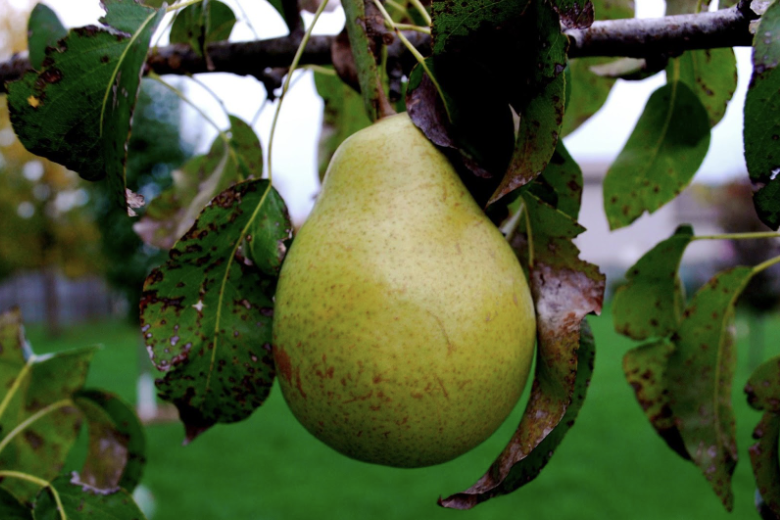
#> input picture images/pair-color.png, 780 x 520 px
$ jupyter execute examples-edges-and-contour.ipynb   (older library calls are emulated)
#> lines starting #> are read from the running program, lines starting #| are printed output that depends on the picture
[cell 1]
import numpy as np
import cv2
from matplotlib import pyplot as plt

[cell 2]
def imshow(img, title=""):
    plt.figure(figsize=(8, 8))
    plt.imshow(img, cmap="gray", interpolation="lanczos")
    _ = plt.yticks([])
    _ = plt.xticks([])
    plt.title(title, fontsize=20)

# Image derivative examples with continuous derivative

[cell 3]
from numpy.fft import fft2, ifft2, fftshift

# Example Box
img_box = np.ones((520, 780), dtype=np.uint8) * 255
img_box[128:(520-128), 256:(780-256)] = 0
imshow(img_box, "Original image")

N = img_box.shape[1]
k = np.array(
    list(range(0, N//2)) +
    list(range(-(N//2), 0))
)
img_dx = np.real(ifft2(1.0j * (2 * np.pi / N) * k[None] * fft2(img_box)))
imshow(img_dx, "Dx")

N = img_box.shape[0]
k = np.array(
    list(range(0, N//2)) +
    list(range(-(N//2), 0))
)
img_dy = np.real(ifft2(1.0j * (2 * np.pi / N) * k[..., None] * fft2(img_box)))
imshow(img_dy, "Dy")
img_mag = np.sqrt(img_dx**2 + img_dy**2)
imshow(img_mag, "Magnitude")
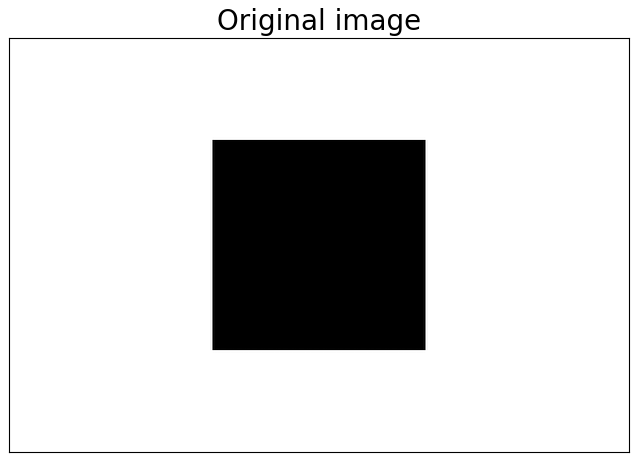
#> figure drawn by matplotlib, 1 panel
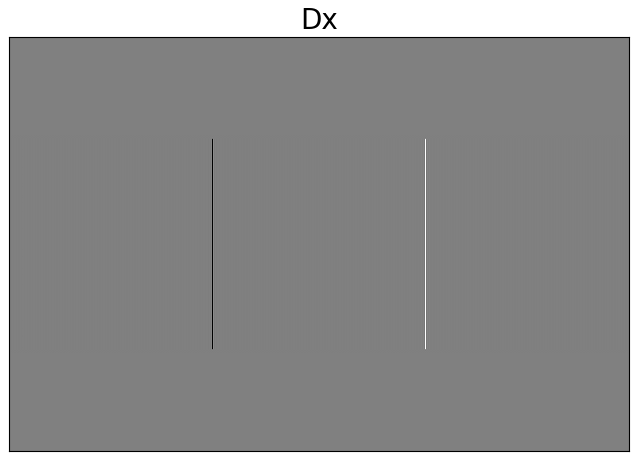
#> figure drawn by matplotlib, 1 panel

# Image derivative examples with discrete derivative

[cell 4]
# The derivative filters (flipped to use correlation)
dx_filter = np.array([
    [0, 0, 0],
    [0, -1, 1],
    [0, 0, 0],
])
dy_filter = np.array([
    [0, 1, 0],
    [0, -1, 0],
    [0, 0, 0],
])

[cell 5]
# Example Box
img_box = np.ones((520, 780), dtype=np.uint8) * 255
img_box[128:(520-128), 256:(780-256)] = 0
imshow(img_box, "Original image")

img_dx = cv2.filter2D(img_box, cv2.CV_32F, dx_filter)
imshow(img_dx, "Dx")
img_dy = cv2.filter2D(img_box, cv2.CV_32F, dy_filter)
imshow(img_dy, "Dy")
img_mag = np.sqrt(img_dx**2 + img_dy**2)
imshow(img_mag, "Magnitude")

[cell 6]
# Example CSC 205
img_csc205 = np.ones((400, 1400), dtype=np.uint8) * 200
font = cv2.FONT_HERSHEY_SIMPLEX
cv2.putText(img_csc205, "CSC 205", (10, 300), font, 10, 0, 40, cv2.LINE_AA)
imshow(img_csc205, "Original image")

img_dx = cv2.filter2D(img_csc205, cv2.CV_32F, dx_filter)
imshow(img_dx, "Dx")
img_dy = cv2.filter2D(img_csc205, cv2.CV_32F, dy_filter)
imshow(img_dy, "Dy")
img_mag = np.sqrt(img_dx**2 + img_dy**2)
imshow(img_mag, "Magnitude")
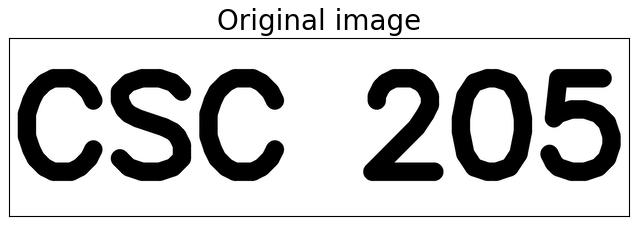
#> figure drawn by matplotlib, 1 panel
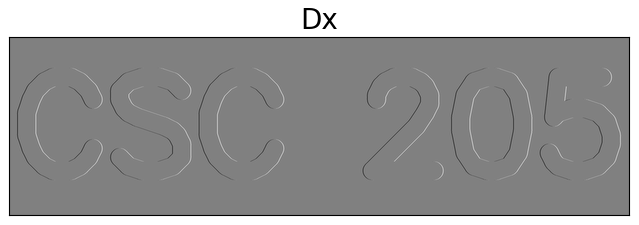
#> figure drawn by matplotlib, 1 panel
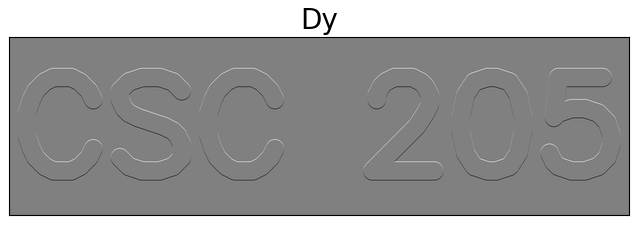
#> figure drawn by matplotlib, 1 panel
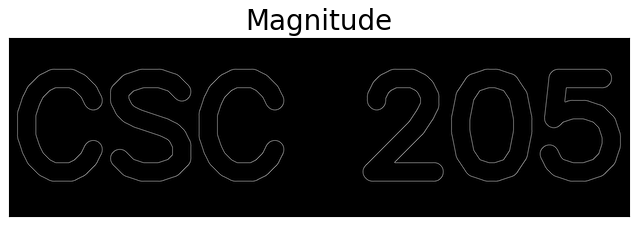
#> figure drawn by matplotlib, 1 panel

# Using DoG and LoG to detect edges

[cell 7]
from scipy.ndimage import gaussian_gradient_magnitude, gaussian_laplace

# Image
img = cv2.imread("../images/pair-color.png")
#> img is the input picture: shape (520, 780, 3); mean B, G, R 53.2, 88.5, 75.6
img_gray = cv2.cvtColor(img, cv2.COLOR_BGR2GRAY)
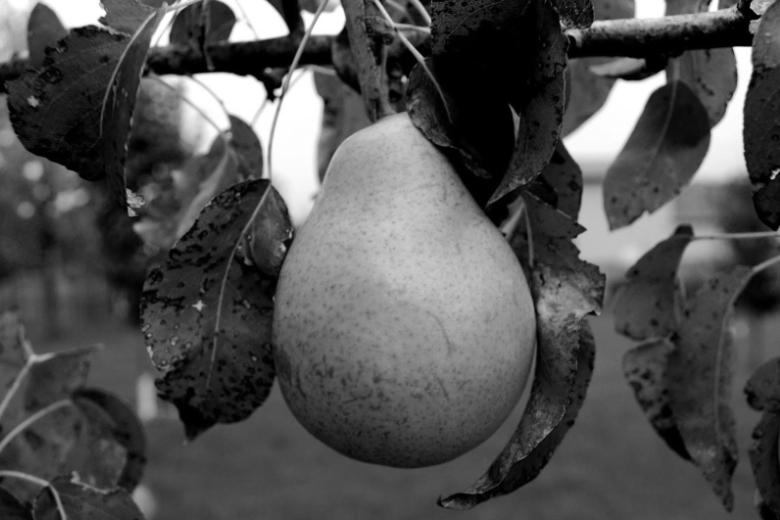
#> img_gray: shape (520, 780); min 0, max 255, mean 80.6

# Parameter for filtering
sigma = 3

# Filtering original image with this filter
imshow(img_gray, "Original")
img_dog = gaussian_gradient_magnitude(img_gray.astype(float), sigma)
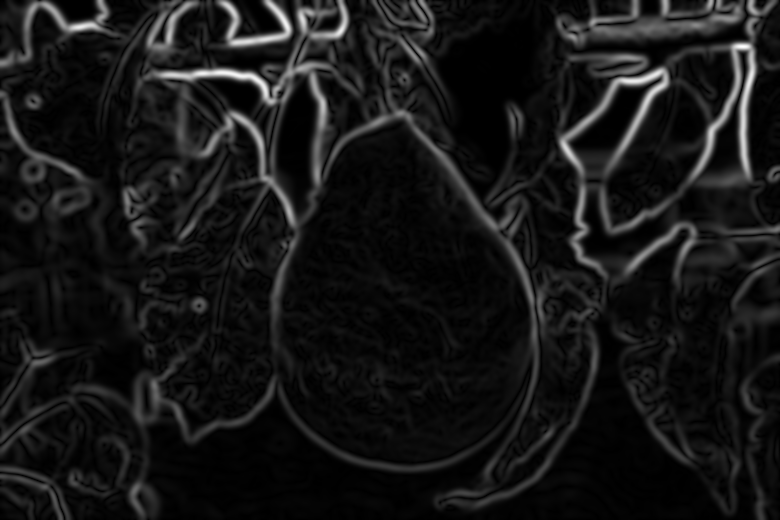
#> img_dog: shape (520, 780) float64; min 0, max 32.76, mean 3; drawn with min black and max white
imshow(img_dog, "DoG Filtered (Magnitude) with $\sigma$={}".format(sigma))
img_log = gaussian_laplace(img_gray.astype(float), sigma)
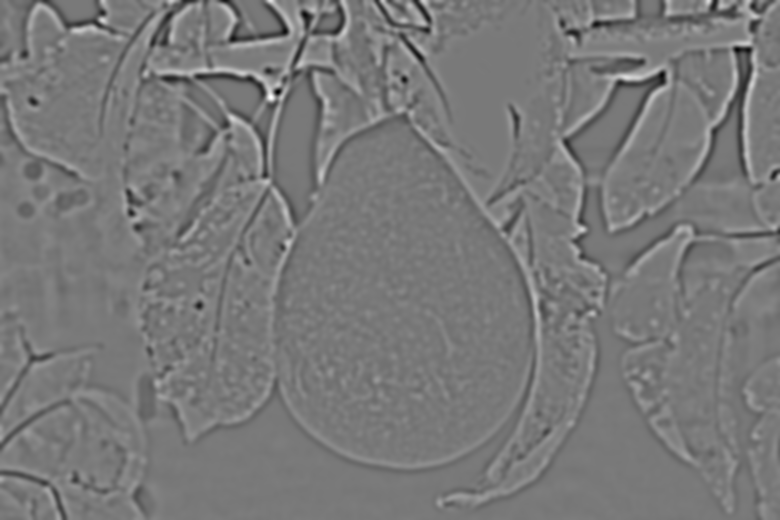
#> img_log: shape (520, 780) float64; min -10.62, max 11.64, mean -0.00946; drawn with min black and max white
imshow(img_log, "LoG Filtered with $\sigma$={}".format(sigma))

# Find zero crossings
dog_th = 5
log_th = 1
imshow((img_dog > dog_th) * (abs(img_log) < log_th),
       "Edges with $\sigma$={}".format(sigma))
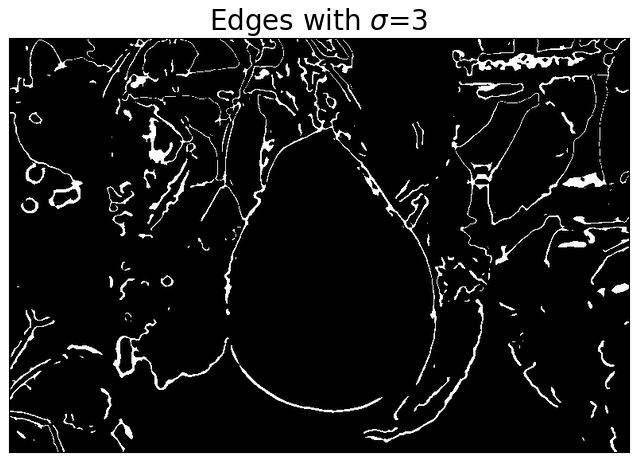
#> figure drawn by matplotlib, 1 panel
